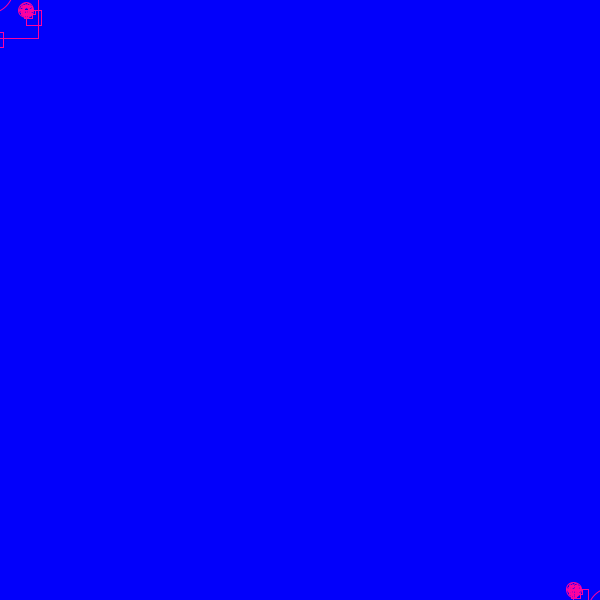
Frame 1 (no input)
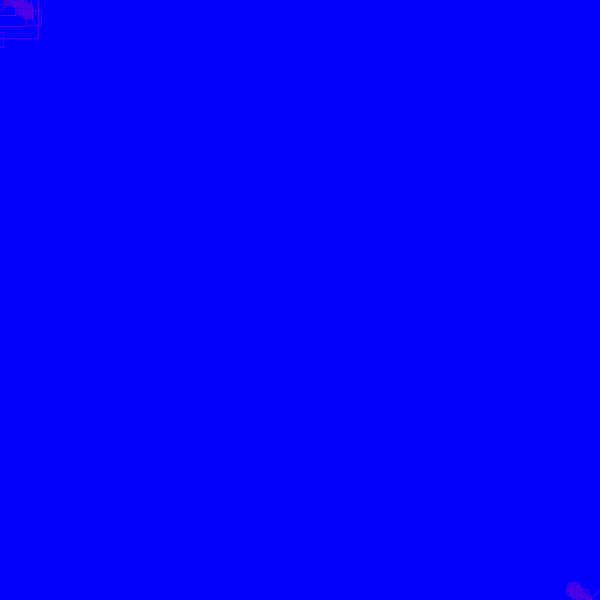
Frame 60 (the mouse pressed at the canvas centre just before this capture)
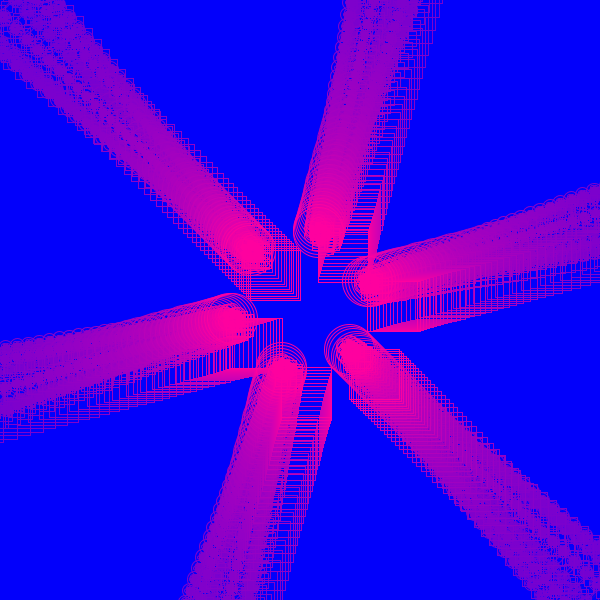
Frame 120 (the mouse held since frame 60 and released just before this capture)

The Processing sketch that drew these frames (run headless with seeded random() and noise(); from frame 60 on, the mouse is pressed at the canvas centre):

// Processing sketch: Follower
// ── Follower.pde
color backgroundColor = (#0200fb);
color followerColor = (#fe019f);
int steps = 4;//控制重复绘制的次数
float diameter = 50;
PVector follower;




void setup() {
  frameRate(100);
  size(600, 600);
  //  smooth();
  ellipseMode(CENTER);
  background(backgroundColor);

  follower = new PVector(mouseX, mouseY);
}

void draw() {
  noStroke();
  fill(backgroundColor, 5);
  rect(0, 0, width, height);
  stroke(#fe019f);
  noFill();
  PVector mouse = new PVector(mouseX, mouseY);
  PVector middle = new PVector(width/2, height/2);
  mouse.mult(2);
  mouse.sub(middle);
  follower.add(PVector.mult(PVector.sub(mouse, follower), 0.04));

  display(follower, new PVector(width/2, height/2), diameter, 0);
}


void display(PVector location, PVector center, float diam, int step) {
  float factor1 = 0.1;
  int num = 6;
  //更改数量
  if (key == '7') {
    num = 7;
  }
  if (key == '8') {
    num = 8;
  }
  if (key == '9') {
    num = 9;
  }


  //更改样式1
  if (key == 'q') {
    noStroke();
    fill(followerColor);
  }

  //更改样式2
  if ((keyPressed == true) && (key == 'w')) {
    stroke(followerColor);
    noFill();
  }

  //更改样式2
  if ((keyPressed == true) && (key == 'w')) {
    noStroke();
    fill(followerColor);
  }

  if (step<steps) {
    PVector arm = PVector.sub(location, center);
    float angle = atan2(arm.y, arm.x);
    float radius = arm.mag();
    for (int i=0; i<num; i++) {
      float newAngle = angle + TWO_PI*i/num;
      PVector newArm = new PVector(radius*cos(newAngle), radius*sin(newAngle));
      newArm.add(center);
      ellipse(newArm.x, newArm.y, diam, diam);

      float newNewAngle = angle * 2 * (-1 + (step%2)*2);
      float newRadius = radius*factor1;
      float newDiam = diam*0.3;
      PVector newNewArm = new PVector(newRadius*cos(newNewAngle), newRadius*sin(newNewAngle));
      newNewArm.add(newArm);
      rect(newArm.x, newArm.y, diam, diam);
      display(newNewArm, newArm, newDiam, step+1);
    }
  }
}
